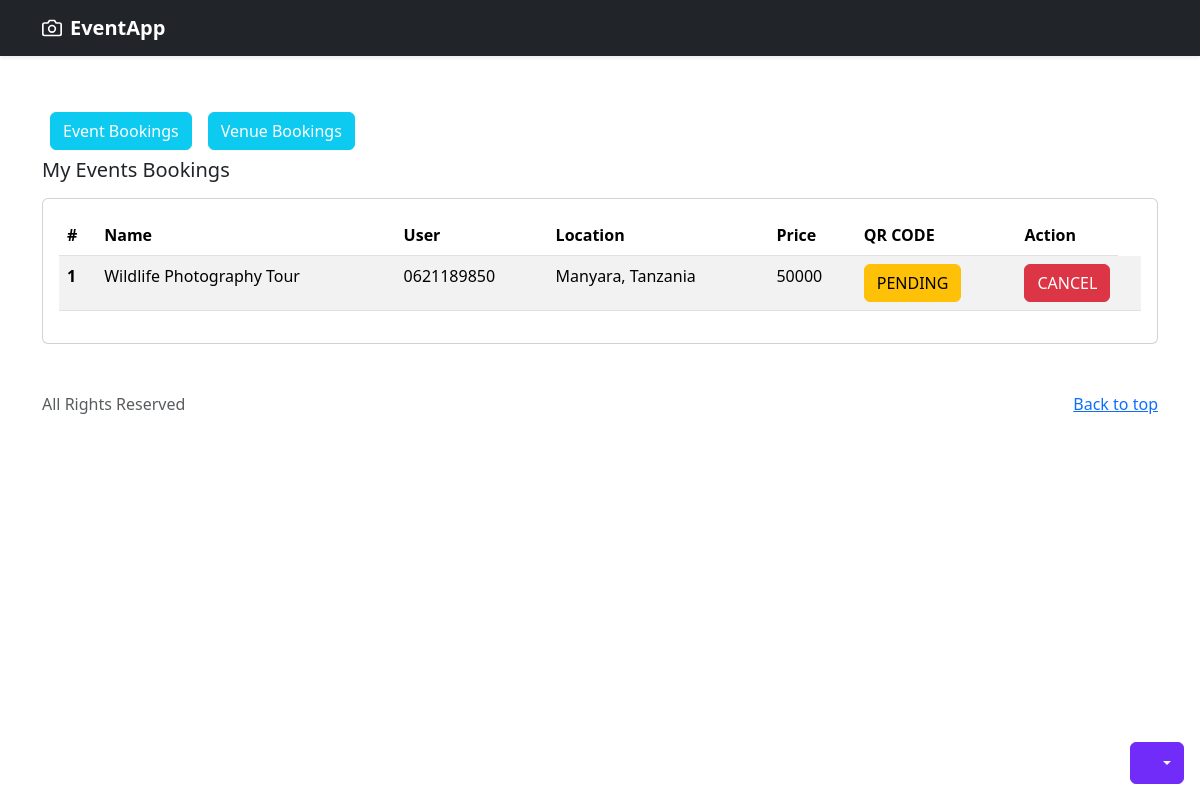
The page /bookings/ (signed in) on the database as committed earlier.
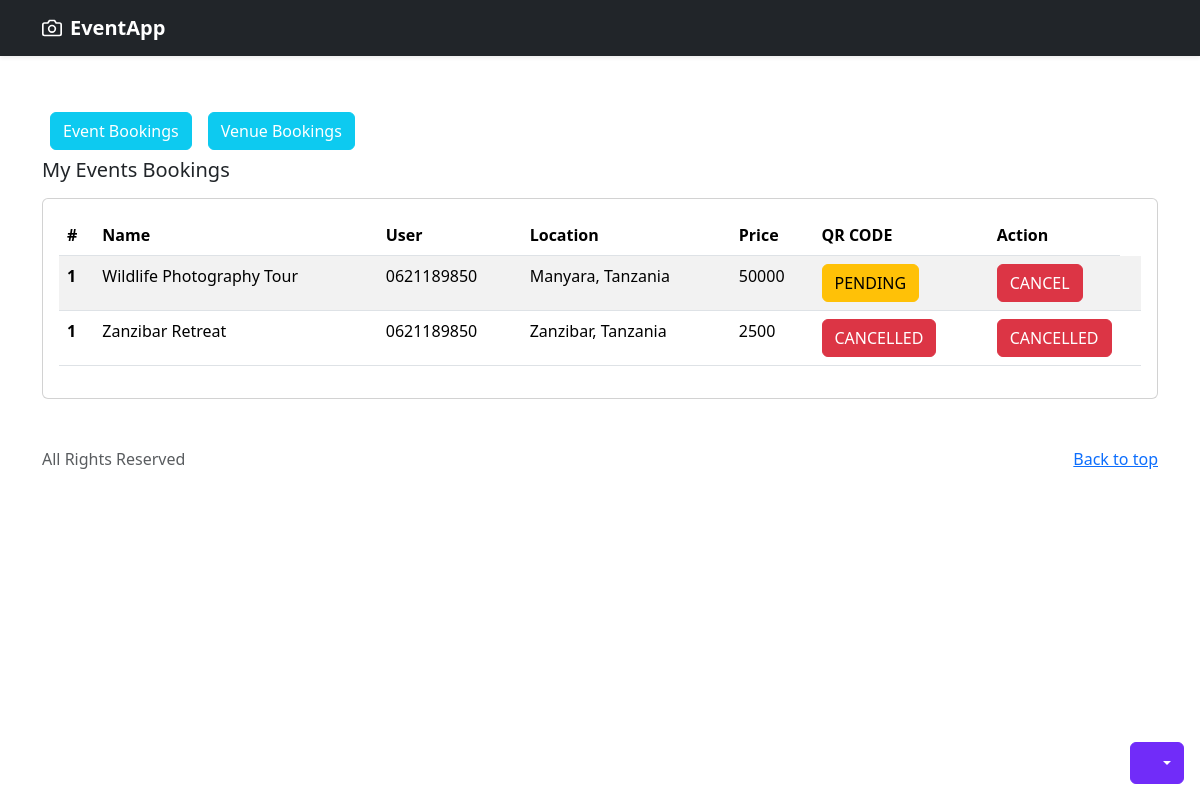
The same page on the database as committed later.
### event/models.py (models this page shows, shortened)
class EventBooking(models.Model):
    event = models.ForeignKey(Event, on_delete=models.CASCADE)
    user = models.ForeignKey(User, on_delete=models.CASCADE)
    booking_date = models.DateTimeField(auto_now_add=True)
    booking_duration = models.PositiveIntegerField()
    is_approved = models.BooleanField(default=False)
    qr_code = models.ImageField(upload_to='qr_codes/', null=True, blank=True)
    is_canceled = models.BooleanField(default=False)

class Event(models.Model):
    user = models.ForeignKey(User, on_delete=models.CASCADE, null=True, blank=True)
    name = models.CharField(max_length=200, null=True, blank=True)
    location = models.CharField(max_length=200, null=True, blank=True)
    typ = (
        ("BIRTHDAY", "BIRTHDAY"),
        ("WEDDING", "WEDDING"),
        ("ANNIVERSARY", "ANNIVERSARY"),
        ("GRADUATION", "GRADUATION"),
        ("SMALL PART", "SMALL PART"),
        ("ADVENTURE", "ADVENTURE"),
    )
    event_type = models.CharField(max_length=200, choices=typ, null=True, blank=True)
    price = models.CharField(max_length=200, null=True, blank=True)
    time = models.DateTimeField(null=True, blank=True)
    end_time = models.DateTimeField(null=True, blank=True)
    maximum_people = models.IntegerField()
    hosts = models.CharField(max_length=200, null=True, blank=True)
    photo = models.ImageField(upload_to='event_photos/', blank=True, null=True)
    description = models.TextField(null=True, blank=True)
    created_date = models.DateTimeField(auto_now=True)
    contacts = models.CharField(max_length=250, null=True, blank=True)
    map_link = models.CharField(max_length=250, null=True, blank=True)
    facebook_link = models.CharField(max_length=250, null=True, blank=True)
    instagram_link = models.CharField(max_length=250, null=True, blank=True)
    pay_number = models.CharField(max_length=250, null=True, blank=True)

### event/views.py (the view)
# urls.py: path('bookings/', views.bookings, name="bookings"),
def bookings(request):
    if not request.user.is_authenticated:
        messages.info(request, "Please Login to proceed")
        return redirect(login_view)
    bookings = EventBooking.objects.filter(user=request.user)
    context = {
        'bookings': bookings
    }
    return render(request, 'bookings.html', context)

### templates/bookings.html (shortened to what this page needs)
{% extends 'base.html' %} {% load static %} {% block content %}
<body>
  <div class="dropdown position-fixed bottom-0 end-0 mb-3 me-3 bd-mode-toggle">
    <button
      class="btn btn-bd-primary py-2 dropdown-toggle d-flex align-items-center"
      id="bd-theme"
      type="button"
      aria-expanded="false"
      data-bs-toggle="dropdown"
      aria-label="Toggle theme (auto)"
    >
      <svg class="bi my-1 theme-icon-active" width="1em" height="1em">
        <use href="#circle-half"></use>
      </svg>
    </button>
  </div>
  <header data-bs-theme="dark">
    <div class="navbar navbar-dark bg-dark shadow-sm">
      <div class="container">
        <a
          href="{% url 'home' %}"
          class="navbar-brand d-flex align-items-center"
        >
          <strong>EventApp</strong>
        </a>
      </div>
    </div>
  </header>
  <main>
    <div class="container mt-5">
     <div class="d-flex">
      <button class="btn btn-info m-2">
        <a class="text-decoration-none text-white" href="{% url 'bookings' %}">Event Bookings</a>
      <button class="btn btn-info m-2">
      <a class="text-decoration-none text-white" href="{% url 'bookings_venue' %}">Venue Bookings</a>
    </button>
     </div>
      <h5 class="pb-2">My Events Bookings</h5>
      <div class="card">
        <div class="card-body">
          <table class="table table-striped">
            <thead>
              <tr>
                <th>#</th>
                <th>Name</th>
                <th>User</th>
                <th>Location</th>
                <th>Price</th>
                <th>QR CODE</th>
                <th class="col-1">Action</th>
              </tr>
            </thead>
            <tbody>
                {% for book in bookings %}
                <tr>
                    <th scope="row">1</th>
                    <td>{{ book.event.name }}</td>
                    <td>{{ book.user.first_name }}</td>
                    <td>{{ book.event.location }}</td>
                    <td>{{ book.event.price }}</td>
                    {% if book.is_approved %}
                    {% if book.is_canceled %}
                    <td><button class="btn btn-danger"  >CANCELLED</button></td>
                    {% else %}
                    <td><button class="btn btn-success"  type="button"  data-bs-toggle="modal" data-bs-target="#qrModal-{{ book.id }}" >SCAN</button></td>
                    {% endif %}
                                      {% else %}
                    <td><button class="btn btn-warning">PENDING</button></td>
                    {% endif %}
                    <td>
                      {% if book.is_canceled %}
                      <button class="btn btn-danger"  >CANCELLED</button>
                      {% else %}
                      <button class="btn btn-danger"  type="button"  data-bs-toggle="modal" data-bs-target="#cancelModal-{{ book.id }}" >CANCEL</button>
                      {% endif %}
                      <td>
                    </td>
                  </tr>
                {% endfor %}
            </tbody>
          </table>
        </div>
      </div>
    </div>
  </main>
  <footer class="text-body-secondary py-5">
    <div class="container">
      <p class="float-end mb-1">
        <a href="#">Back to top</a>
      </p>
      All Rights Reserved
    </div>
  </footer>
</body>
{% endblock content %}

Rows that differ between the two databases and show on the page:
added EventBooking: event.name "Zanzibar Retreat", user.first_name "0621189850", event.location "Zanzibar, Tanzania", event.price "2500", is_approved "CANCELLED", is_canceled "CANCELLED"
